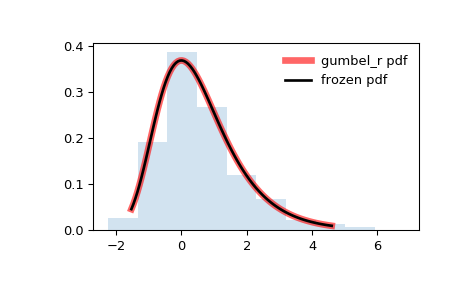

Here is the Python script that generated this plot:
from scipy.stats import gumbel_r
import matplotlib.pyplot as plt
fig, ax = plt.subplots(1, 1)

# Calculate a few first moments:

mean, var, skew, kurt = gumbel_r.stats(moments='mvsk')

# Display the probability density function (``pdf``):

x = np.linspace(gumbel_r.ppf(0.01),
                gumbel_r.ppf(0.99), 100)
ax.plot(x, gumbel_r.pdf(x),
       'r-', lw=5, alpha=0.6, label='gumbel_r pdf')

# Alternatively, the distribution object can be called (as a function)
# to fix the shape, location and scale parameters. This returns a "frozen"
# RV object holding the given parameters fixed.

# Freeze the distribution and display the frozen ``pdf``:

rv = gumbel_r()
ax.plot(x, rv.pdf(x), 'k-', lw=2, label='frozen pdf')

# Check accuracy of ``cdf`` and ``ppf``:

vals = gumbel_r.ppf([0.001, 0.5, 0.999])
np.allclose([0.001, 0.5, 0.999], gumbel_r.cdf(vals))
# True

# Generate random numbers:

r = gumbel_r.rvs(size=1000)

# And compare the histogram:

ax.hist(r, density=True, histtype='stepfilled', alpha=0.2)
ax.legend(loc='best', frameon=False)
plt.show()
